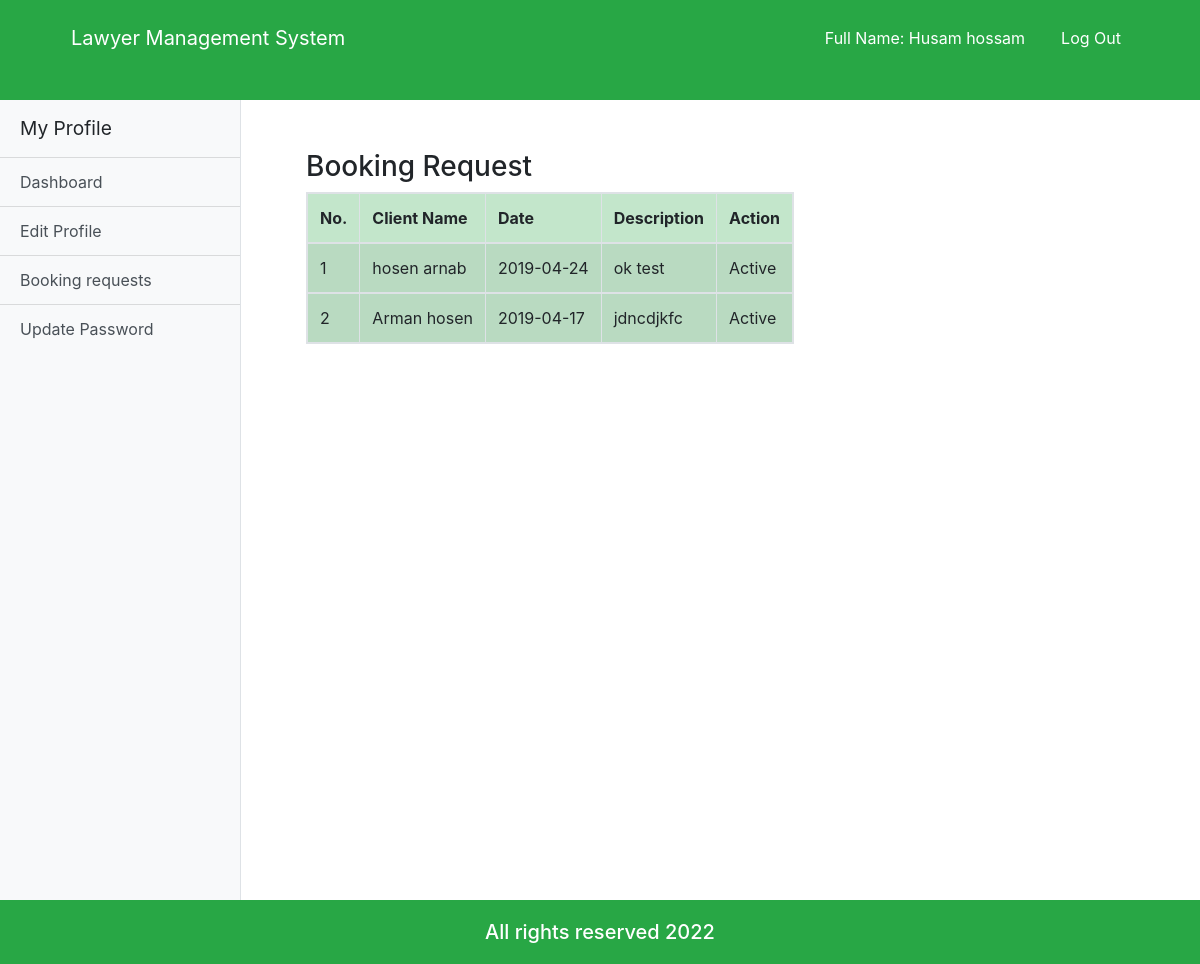
Screenshot of /lawyer_booking.php (signed in) with the database file from the repository.
### tables this page shows
CREATE TABLE `booking` (
  `booking_id` int(11) NOT NULL,
  `date` varchar(20) NOT NULL,
  `description` varchar(300) NOT NULL,
  `client_id` varchar(20) NOT NULL,
  `lawyer_id` varchar(20) NOT NULL,
  `status` varchar(20) NOT NULL
);

CREATE TABLE `user` (
  `u_id` varchar(20) NOT NULL,
  `first_Name` varchar(100) NOT NULL,
  `last_Name` varchar(100) NOT NULL,
  `email` varchar(100) NOT NULL,
  `password` varchar(100) NOT NULL,
  `status` varchar(100) NOT NULL,
  `role` varchar(100) NOT NULL
);

### lawyer_booking.php (the view, shortened to what this page needs)
<?php
	if($_SESSION['login']==TRUE AND $_SESSION['status']=='Active'){
	?>
	<!doctype html>
	<html lang="en">
		<head>
			<link rel="stylesheet" href="https://use.fontawesome.com/releases/v5.8.1/css/all.css">
			<link rel="stylesheet" href="css/all.css">
			<link rel="stylesheet" href="css/simple-sidebar.css">
			<link rel="stylesheet" href="css/bootstrap.css">
			<link rel="stylesheet" href="css/style.css">
			<link rel="stylesheet" href="css/media.css">
		</head>
		<body>
			<header class="customnav bg-success">
				<div class="container">
					<div class="row">
						<div class="col-md-12">
							<nav class="navbar navbar-expand-lg ">
								<a class="navbar-brand cus-a" href="#">Lawyer Management System</a>
								<div class="collapse navbar-collapse" id="navbarSupportedContent">
									<ul class="navbar-nav ml-auto ">
										<li class="">
											<a class="nav-link cus-a" href="#">Full Name: <?php echo $_SESSION['first_Name'];?> <?php echo $_SESSION['last_Name'];?></a>
										</li>
										<li class="">
											<a class="nav-link cus-a" href="logout.php">Log Out</a>
										</li>
									</ul>
								</div>
							</nav>
						</div>
					</div>
				</div>
			</header>
			<body>
				<div class="d-flex" id="wrapper">
					<div class="bg-light border-right" id="sidebar-wrapper">
						<div class="sidebar-heading">My Profile</div>
						<div class="list-group list-group-flush">
							<a href="lawyer_dashboard.php" class="list-group-item list-group-item-action bg-light">Dashboard</a>
							<a href="lawyer_edit_profile.php" class="list-group-item list-group-item-action bg-light">Edit Profile</a>
							<a href="lawyer_booking.php" class="list-group-item list-group-item-action bg-light">Booking requests</a>
							<a href="update_password_admin.php" class="list-group-item list-group-item-action bg-light">Update Password</a>
						</div>
					</div>
					<section class="bookingrqst">
						<div class="container">
							<div class="span7">
								<div class="widget stacked widget-table action-table">
									<div class="widget-header">
										<h3>Booking Request</h3>
									</div>
									<div class="widget-content">
										<table class="table table-striped table-bordered  table-success table-responsive">
											<thead>
												<tr>
													<th>No.</th>
													<th>Client Name</th>
													<th>Date</th>
													<th>Description</th>
													<th>Action</th>
												</tr>
											</thead>
											<?php
												$a=$_SESSION['lawyer_id'];
												$conn = connect();
												$result = mysqli_query($conn,"SELECT booking_id,first_Name,last_Name,date,description,booking.status as 'statuss' FROM booking,client,user WHERE booking.client_id=client.client_id AND client.client_id=user.u_id and booking.lawyer_id='$a'");
												$counter = 0;
												while($row = mysqli_fetch_array($result)) {
												?>
												<tbody id="myTable">
													<tr>
														<td><?php echo ++$counter ;?></td>
														<td><?php echo $row["first_Name"]; ?> <?php echo $row["last_Name"]; ?></td>
														<td><?php echo $row["date"]; ?></td>
														<td><?php echo $row["description"]; ?></td>
														<?php if ($row['statuss']=='Pending'){ ?>
															<td>
																<a class="btn btn-sm btn-warning" href="lawyer_booking.php?unblock_id=<?=$row['booking_id']?>"><i class="fas fa-hourglass"></i>&nbsp; Pending</a>
															</td>
															<?php }
															else{?>
															<td>
																Active
															</td>
														<?php }?>
													</tr>
													<?php
													}
												?>
											</table>
										</div>
									</div>
								</div>
							</div>
						</div>
			</body>
			<footer class ="bg-success">
				<div class="container">
					<div class="row">
						<div class="col">
							<h5>All rights reserved 2022</h5>
						</div>
					</div>
				</div>
			</footer>
		</body>
	</html>
	<?php
	}else
	header('location:login.php?deactivate');
?>

### css/simple-sidebar.css (style rules this page uses)
body { overflow-x: hidden; }
#sidebar-wrapper { min-height: 100vh; margin-left: -15rem; -webkit-transition: margin .25s ease-out; -moz-transition: margin .25s ease-out; -o-transition: margin .25s ease-out; transition: margin .25s ease-out; }
#sidebar-wrapper .sidebar-heading { padding: 0.875rem 1.25rem; font-size: 1.2rem; }
#sidebar-wrapper .list-group { width: 15rem; }
@media (min-width: 768px) { #sidebar-wrapper { margin-left: 0; } }

### css/style.css (style rules this page uses)
* { margin: 0; padding: 0; }
html { height: 100% !important; }
body { display: flex !important; min-height: 100% !important; flex-direction: column; }
.customnav { background-color: #040000; height: 100px; }
.customnav a { margin: 10px 10px; }
.cus-a { color: white !important; }
footer { margin-top: auto; background-color: black; color: white; }
footer h5 { text-align: center; margin: 20px 0px; }
.bookingrqst { margin: 50px; }

### rows the page displays
booking: user.first_Name "hosen", user.last_Name "arnab", date "2019-04-24", description "ok test", status "Active"
booking: user.first_Name "Arman", user.last_Name "hosen", date "2019-04-17", description "jdncdjkfc", status "Active"

### other values shown
$_SESSION['first_Name'] "Husam"
$_SESSION['last_Name'] "hossam"
